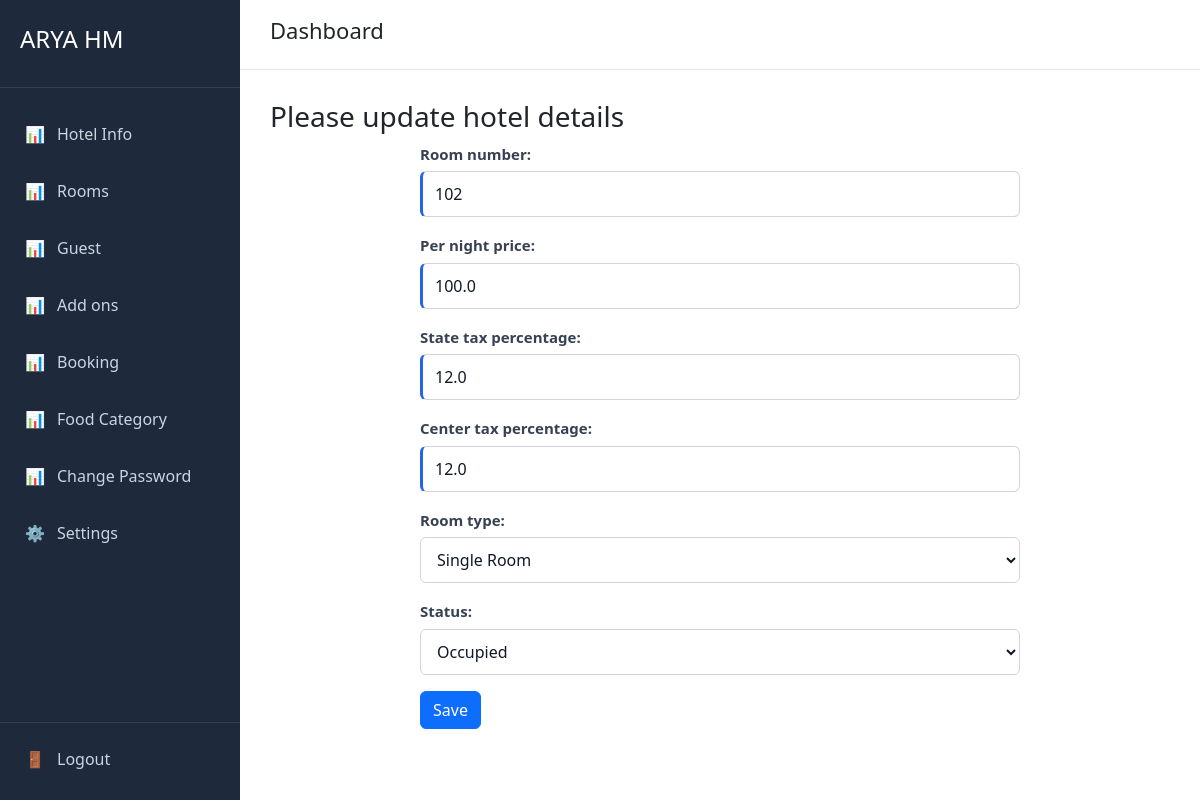
The app's page /room/2/edit (signed in), older data.
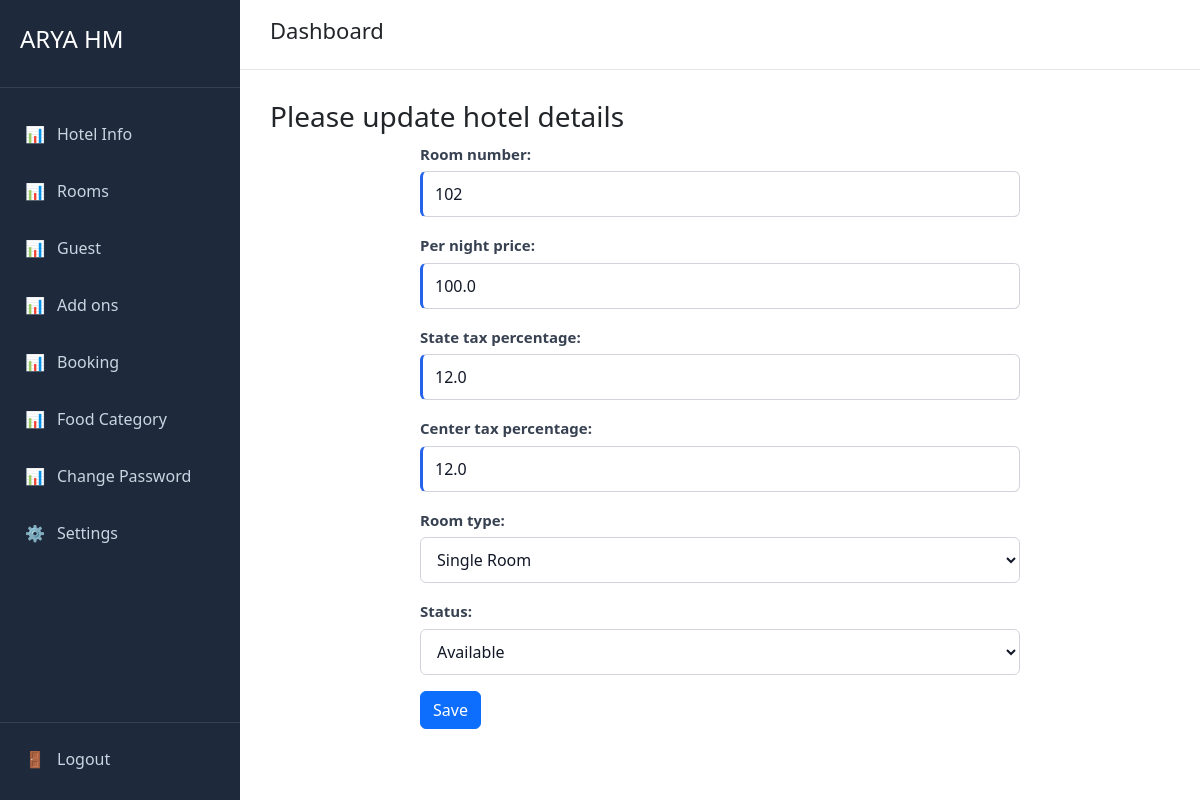
The same page, newer data.
### room/models.py (models this page shows, shortened)
class Room(models.Model):
    hotel = models.ForeignKey(Hotel,on_delete=models.CASCADE,related_name='rooms')
    room_number = models.IntegerField()
    per_night_price=models.FloatField()
    state_tax_percentage=models.FloatField()
    center_tax_percentage=models.FloatField()
    room_type=models.CharField(max_length=30,choices=RoomType.choices,default=RoomType.SINGLE)
    status=models.CharField(max_length=30,choices=RoomStatus.choices,default=RoomStatus.AVAILABLE)
    create_at = models.DateTimeField(auto_now_add=True)
    update_at = models.DateTimeField(auto_now=True)
    deleted_at = models.DateTimeField(null=True, blank=True)

### room/views.py (the view, shortened to what this page needs)
# urls.py: path('<room_id>/edit', views.edit_room, name='edit_room_view'),
@login_required
def edit_room(request,room_id):
    room = Room.objects.get(pk=room_id)
    form = RoomForm(instance=room)
    hotel =getHotel(request)
    return render(request, "room/edit.html", {"form": form})

### room/forms.py
class RoomForm(ModelForm):
    class Meta:
        model = Room
        fields = '__all__'
        exclude = ['hotel','deleted_at']

### hotel/models.py (called while the page is built)
    def __str__(self):
        return f"{self.user.username} - {self.hotel.name}"

### hotel/views.py (called while the page is built)
def getHotel(request):
    try:
        r =request.user.hotel_users.all()
        print(r)
        return r[0].hotel
    except Exception as e:
        print(e)
        return None

### room/templates/room/edit.html (shortened to what this page needs)
{% extends "user/base.html" %}
{% block page_title %}
Dashboard
{% endblock %}
{% block content %}
    <h3>Please update hotel details</h3>
    <form method="POST">
        {{ form.as_p }}
        <button type="submit" class="btn btn-primary">
        {% if hotel %}Update {% else %}Save {% endif %}
        </button>
    </form>
{% endblock %}

Row changes from the older to the newer data that the page shows:
changed Room "Single Room": status "Occupied" → "Available"
